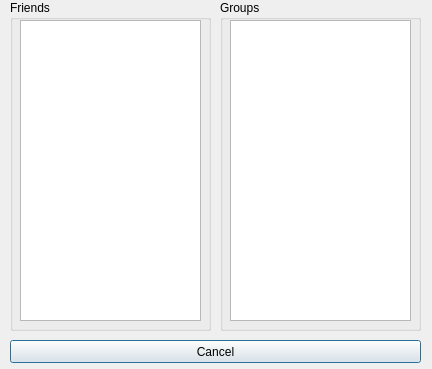
<?xml version="1.0" encoding="UTF-8"?>
<ui version="4.0">
 <class>VkRelationDialog</class>
 <widget class="QDialog" name="VkRelationDialog">
  <property name="geometry">
   <rect>
    <x>0</x>
    <y>0</y>
    <width>432</width>
    <height>369</height>
   </rect>
  </property>
  <property name="minimumSize">
   <size>
    <width>432</width>
    <height>369</height>
   </size>
  </property>
  <property name="maximumSize">
   <size>
    <width>432</width>
    <height>369</height>
   </size>
  </property>
  <property name="windowTitle">
   <string>Dialog</string>
  </property>
  <widget class="QGroupBox" name="groupBox">
   <property name="geometry">
    <rect>
     <x>10</x>
     <y>0</y>
     <width>201</width>
     <height>331</height>
    </rect>
   </property>
   <property name="title">
    <string>Friends</string>
   </property>
   <widget class="QListView" name="friendsList">
    <property name="geometry">
     <rect>
      <x>10</x>
      <y>20</y>
      <width>181</width>
      <height>301</height>
     </rect>
    </property>
    <property name="showDropIndicator" stdset="0">
     <bool>false</bool>
    </property>
    <property name="alternatingRowColors">
     <bool>true</bool>
    </property>
   </widget>
  </widget>
  <widget class="QGroupBox" name="groupBox_2">
   <property name="geometry">
    <rect>
     <x>220</x>
     <y>0</y>
     <width>201</width>
     <height>331</height>
    </rect>
   </property>
   <property name="title">
    <string>Groups</string>
   </property>
   <widget class="QListView" name="groupsList">
    <property name="geometry">
     <rect>
      <x>10</x>
      <y>20</y>
      <width>181</width>
      <height>301</height>
     </rect>
    </property>
    <property name="showDropIndicator" stdset="0">
     <bool>false</bool>
    </property>
    <property name="alternatingRowColors">
     <bool>true</bool>
    </property>
   </widget>
  </widget>
  <widget class="QPushButton" name="cancelButton">
   <property name="geometry">
    <rect>
     <x>10</x>
     <y>340</y>
     <width>411</width>
     <height>23</height>
    </rect>
   </property>
   <property name="text">
    <string>Cancel</string>
   </property>
  </widget>
 </widget>
 <resources/>
 <connections/>
</ui>
